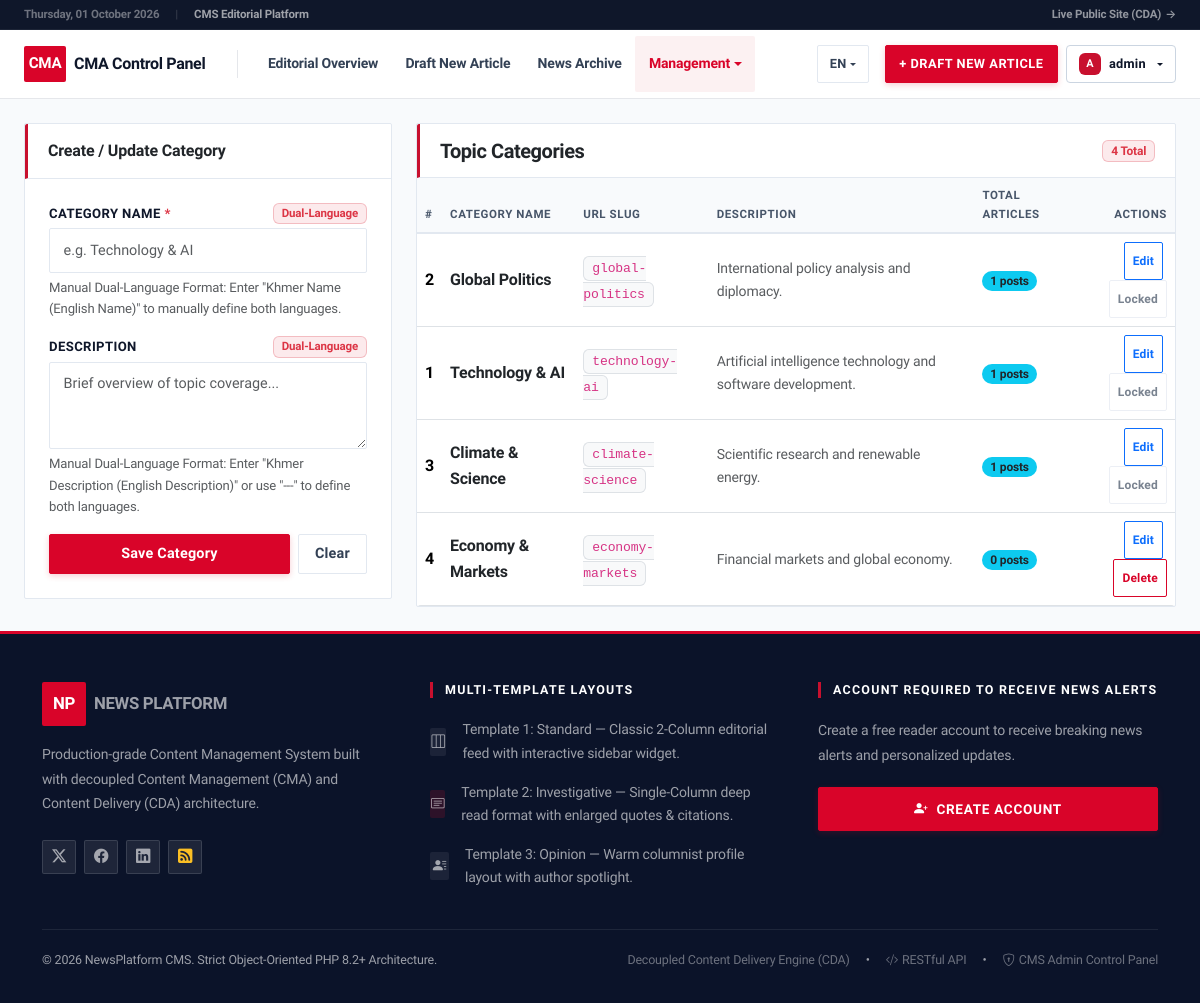
Screenshot of /admin/categories.php (signed in) with the database file from the repository.
### tables this page shows
CREATE TABLE IF NOT EXISTS `categories` (
  `id` INT AUTO_INCREMENT PRIMARY KEY,
  `name` VARCHAR(100) NOT NULL,
  `slug` VARCHAR(100) NOT NULL UNIQUE,
  `description` VARCHAR(255) NULL,
  `created_at` DATETIME NOT NULL DEFAULT CURRENT_TIMESTAMP
);

### templates/admin/views/categories.php (the view, shortened to what the rows shown need)
<div class="container-fluid px-4 py-4">
    <div class="row g-4">
        <div class="col-lg-8">
            <div class="card admin-card-clean">
                <div class="table-responsive admin-scroll-table">
                    <table class="table table-hover align-middle mb-0">
                        <thead class="table-light">
                            <tr>
                                <th>#</th>
                                <th><?= __('category_name') ?></th>
                                <th><?= __('url_slug') ?></th>
                                <th><?= __('description') ?></th>
                                <th><?= __('total_articles') ?></th>
                                <th class="text-end"><?= __('actions') ?></th>
                            </tr>
                        </thead>
                        <tbody>
                            <?php foreach ($categories as $cat) { ?>
                                <tr>
                                    <td class="fw-bold"><?= $cat['id'] ?></td>
                                    <td class="fw-bold text-dark"><?= e(cat_name($cat['name'])) ?></td>
                                    <td><code
                                            class="text-xs bg-light px-2 py-1 border rounded"><?= e($cat['slug']) ?></code>
                                    </td>
                                    <td class="text-muted small"><?= e(cat_desc($cat['description']) ?: __('no_description')) ?></td>
                                    <td>
                                        <span class="badge bg-info text-dark rounded-pill px-2.5 py-1">
                                            <?= number_format((int) $cat['article_count']) ?>     <?= __('posts') ?>
                                        </span>
                                    </td>
                                    <td class="text-end">
                                        <button class="btn btn-sm btn-outline-primary me-1 px-2 py-0.5"
                                            style="font-size:0.75rem;"
                                            onclick="editCategory(<?= htmlspecialchars(json_encode($cat), ENT_QUOTES, 'UTF-8') ?>)">
                                            <?= __('edit') ?>
                                        </button>
                                        <?php if ((int) $cat['article_count'] === 0) { ?>
                                            <?php $delUrl = url('admin/categories.php?action=delete&id=' . $cat['id'] . '&csrf_token=' . e($csrfToken)); ?>
                                            <button type="button" class="btn btn-sm btn-outline-danger px-2 py-0.5" style="font-size:0.75rem;"
                                                onclick="confirmDeleteCard('<?= e($delUrl) ?>', '<?= e(addslashes(cat_name($cat['name']))) ?>')">
                                                <?= __('delete') ?>
                                            </button>
                                        <?php } else { ?>
                                            <button class="btn btn-sm btn-outline-secondary px-2 py-0.5"
                                                style="font-size:0.75rem;" disabled
                                                title="Cannot delete: linked articles exist">
                                                <?= __('locked') ?>
                                            </button>
                                        <?php } ?>
                                    </td>
                                </tr>
                            <?php } ?>
                        </tbody>
                    </table>
                </div>
            </div>
        </div>
    </div>
</div>

### rows the page displays
categories: id "2", name "Global Politics", slug "global-politics", description "International policy analysis and diplomacy.", article_count "1"
categories: id "1", name "Technology & AI", slug "technology-ai", description "Artificial intelligence technology and software development.", article_count "1"
categories: id "3", name "Climate & Science", slug "climate-science", description "Scientific research and renewable energy.", article_count "1"
categories: id "4", name "Economy & Markets", slug "economy-markets", description "Financial markets and global economy.", article_count "0"

### other values shown
__('live_public_site') "Live Public Site (CDA)"
__('admin_portal') "CMA Control Panel"
__('editorial_overview') "Editorial Overview"
__('draft_new_article') "Draft New Article"
__('nav_archive') "News Archive"
__('management') "Management"
__('draft_new_article') "DRAFT NEW ARTICLE"
substr($currentUser['username'], 0, 1) "A"
$currentUser['username'] "admin"
__('create_update_category') "Create / Update Category"
__('category_name') "CATEGORY NAME"
__('dual_language_badge') "Dual-Language"
__('manual_translation_hint_cat') "Manual Dual-Language Format: Enter \"Khmer Name (English Name)\" to manually define both languages."
__('description') "DESCRIPTION"
__('manual_translation_hint_desc') "Manual Dual-Language Format: Enter \"Khmer Description (English Description)\" or use \"---\" to define both languages."
